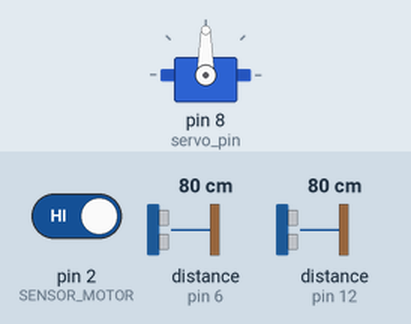
Recording of a sketch running on a simulated Arduino Uno, built with avr-gcc and run on an emulated ATmega328P. Shown: servo. Wiring (inferred from the names in the program): 2 × ultrasonic range finder: trigger pin 9, echo pin 6 / trigger pin 11, echo pin 12. Inputs (shaded band) come from the test bench; at power-on: distance to the obstacle (sensors on pin 6, pin 12) 80 cm, pin 2 (SENSOR_MOTOR) HIGH. The echo pulse lasts 58.3 µs per cm.

Above: at 1.9 s.
2.0 s: distance to the obstacle (sensor on pin 6) set to 2 cm
At 2.7 s:
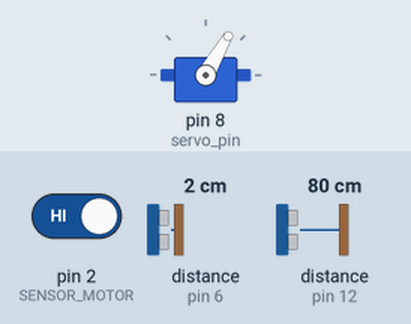
3.5 s: distance to the obstacle (sensor on pin 6) set to 120 cm
At 3.8 s:
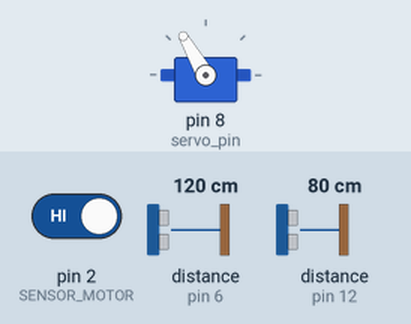
6.5 s: distance to the obstacle (sensor on pin 6) set to 4 cm
At 7.3 s:
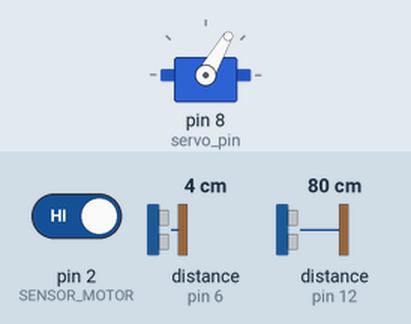
8.0 s: distance to the obstacle (sensor on pin 12) set to 2 cm
At 9.2 s:
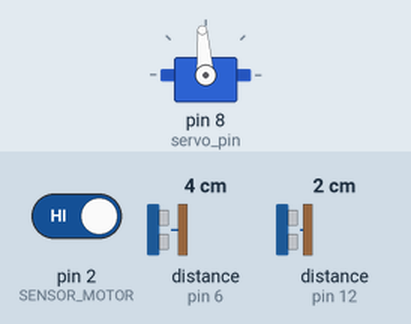
9.5 s: distance to the obstacle (sensor on pin 6) set to 9 cm
At 10.4 s:
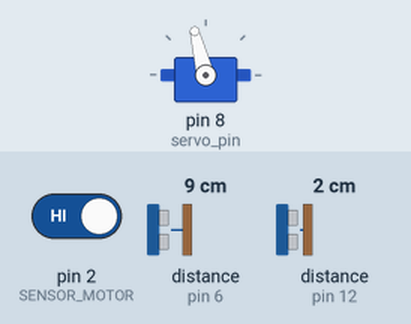
Timing chart, 0 to 12.0 s (numbered marks = the images above; inputs shaded):
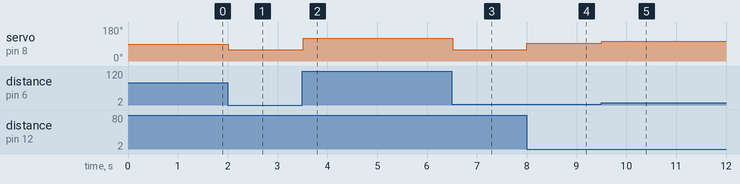

Measured:
- after the input at 2.0 s, servo on pin 8 (servo_pin): 90° → 60° at once
- after the input at 3.5 s, servo on pin 8 (servo_pin): 60° → 120° at once
- after the input at 6.5 s, servo on pin 8 (servo_pin): 120° → 60° at once
- after the input at 8.0 s, servo on pin 8 (servo_pin): 60° → 94° at once
- after the input at 9.5 s, servo on pin 8 (servo_pin): 94° → 104° at once

The sketch:

test_3.ino
```cpp
#include <Servo.h> // подключаем библиотеку для работы с сервоприводом
const int TRIG_P_F = 4;
const int ECHO_P_F = 5;
const int ECHO_P_R = 12;
const int TRIG_P_R = 11;
const int ECHO_P_L = 6;
const int TRIG_P_L = 9;
const unsigned int W_TUNEL = 10; //ширина тунеля лабиринта
Servo servo; // объявляем переменную servo типа "servo"

int servo_pin = 8;
int js_position = 90;
int max_position = 180;
int min_position = 0;

int motor = 5;
const int SENSOR_MOTOR = 2;
volatile int state = LOW;
int a[6];
int i = 0;
int h;

void motor_f()
{
state = !state;
int sign_int = digitalRead(SENSOR_MOTOR);
Serial.println(!sign_int, '\n');
if (!sign_int == 1)
{
a[i] = !sign_int;
i++;
}
for (int i = 0; i < 6; i++)
{
Serial.print(a[i]); // печатаем каждый из 5 элементов массива
}
Serial.print('\n');
h = a[0] + a[1] + a[2] + a[3] + a[4] + a[5];
Serial.print(h);
Serial.print('\n');
if (i == 6)
{
memset(a, 0, 12); // обнуляем массив
i = 0;
}
}

void setup() // процедура setup
{
servo.attach(servo_pin, min_position , max_position );

pinMode(TRIG_P_F, OUTPUT);
pinMode(ECHO_P_F, INPUT);
pinMode(TRIG_P_R, OUTPUT);
pinMode(ECHO_P_R, INPUT);
pinMode(TRIG_P_L, OUTPUT);
pinMode(ECHO_P_L, INPUT);

//выставляем руль в изначальную позицию
servo.write(js_position);
delay(700);

Serial.begin(9600);
pinMode(motor, OUTPUT);
attachInterrupt(0, motor_f, CHANGE);
}

unsigned int distantion_1(byte trig, byte echo)
{
int duration, distance;
digitalWrite(trig, LOW);
delayMicroseconds(2);
digitalWrite(trig, HIGH);
delayMicroseconds(10);
digitalWrite(trig, LOW);
duration = pulseIn(echo, HIGH);
distance = duration / 58;
return (int)distance;
}

void loop() // процедура loop
{
unsigned int L, R;
int D, D_C;
int D_A;
//считываем расстояние с правого и левого сенсора
L = distantion_1(TRIG_P_L, ECHO_P_L);
R = distantion_1(TRIG_P_R, ECHO_P_R);
//рассчитываем разницу
D = L - R;
D_C = constrain(D, -15, 15);
D_A = map(D_C, -15, 15, 60, 120);
servo.write(D_A);


/*if (D > W_TUNEL / 2)
{
servo.write(0);

} else if (D < (-W_TUNEL / 2)) {
servo.write(180);
}
else {
servo.write(90);
}*/


if (h == 3) {
digitalWrite(motor, state);
}
else {
digitalWrite(motor, LOW);
}

}
```
